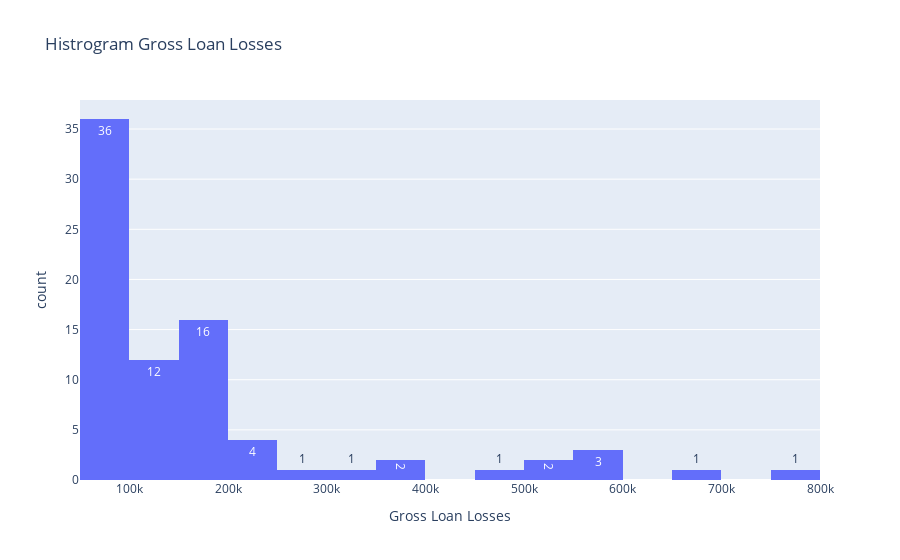

Notebook source saved alongside this figure:
### Code cell
import plotly.express as px
fig = px.histogram(keybank_cf, x="Gross Loan Losses", 
                   title="Histrogram Gross Loan Losses",
                   nbins = 15, text_auto=True)
fig.show()

### Figure 1 — Plotly figure (JSON) as saved in the notebook; plotly's stock layout.template omitted (floating-point values rounded to 4 significant figures)
{"data": [{"alignmentgroup": "True", "bingroup": "x", "hovertemplate": "Gross Loan Losses=%{x}<br>count=%{y}<extra></extra>", "legendgroup": "", "marker": {"color": "#636efa", "pattern": {"shape": ""}}, "name": "", "nbinsx": 15, "offsetgroup": "", "orientation": "v", "showlegend": false, "texttemplate": "%{value}", "type": "histogram", "x": [120677, 164591, 169589, 182474, 207930, 211307, 187213, 198731, 162577, 152770, 128293, 122186, 110657, 119564, 82488, 173171, 78467, 74993, 69349, 186397, 64550, 59863, 69876, 73928, 64166, 71435, 82873, 151779, 147544, 554109, 300482, 368192, 519872, 577967, 658298, 787162, 594166, 523230, 455802, 377401, 269106, 213329, 190236, 179823, 164134, 148013, 157172, 123050, 107085, 85276, 91209, 79450, 70018, 66962, 59287, 59785, 56091, 58637, 62733, 60990, 68512, 70646, 59595, 87169, 82961, 85814, 81230, 77515, 75650, 82106, 86136, 95298, 84352, 87821, 215105, 117383, 102696, 112677, 150818, 161572], "xaxis": "x", "yaxis": "y"}], "layout": {"barmode": "relative", "legend": {"tracegroupgap": 0}, "title": {"text": "Histrogram Gross Loan Losses"}, "xaxis": {"anchor": "y", "domain": [0, 1], "title": {"text": "Gross Loan Losses"}}, "yaxis": {"anchor": "x", "domain": [0, 1], "title": {"text": "count"}}}}
